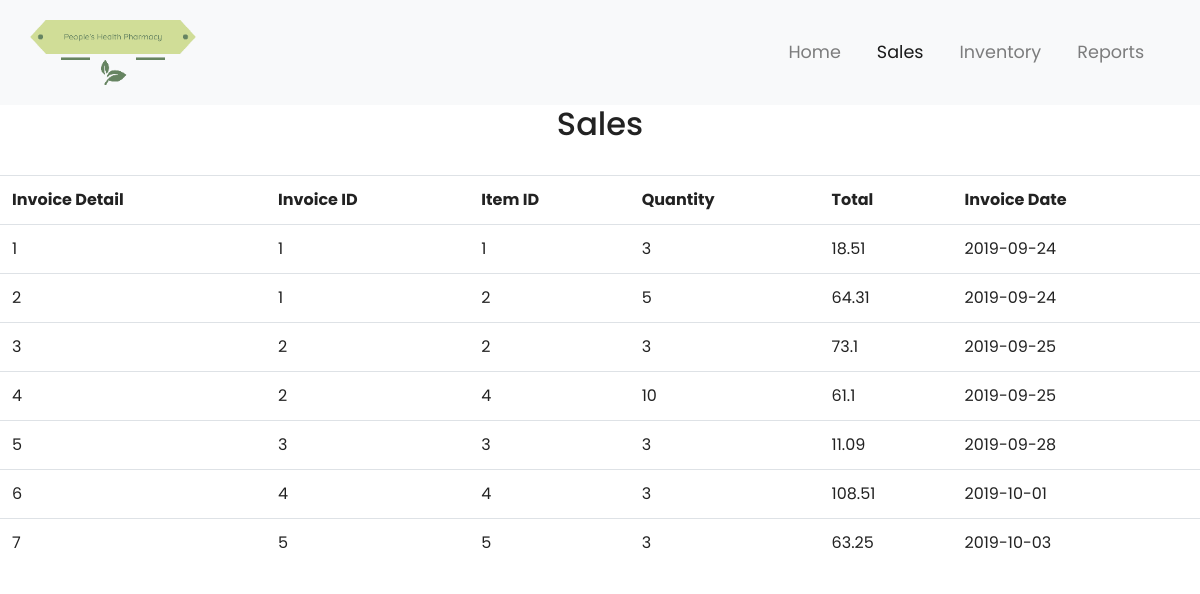
Screenshot of /displaySales.php with the database file from the repository.
### tables this page shows
CREATE TABLE `invoicedetail` (
 `InvoiceDetail` int(11) NOT NULL AUTO_INCREMENT,
 `InvoiceID` int(11) NOT NULL,
 `ItemID` int(11) NOT NULL,
 `Quantity` int(11) NOT NULL,
 `Total` float NOT NULL,
 `InvoiceDate` DATE NOT NULL,
 PRIMARY KEY (`InvoiceDetail`),
 KEY `InvoiceDetail` (`InvoiceDetail`),
 KEY `InvoiceID` (`InvoiceID`),
 CONSTRAINT `invoicedetail_ibfk_1` FOREIGN KEY (`InvoiceID`) REFERENCES `invoice` (`InvoiceID`)
);

CREATE TABLE `invoice` (
 `InvoiceID` int(11) NOT NULL AUTO_INCREMENT,
 `InvoiceDate` date NOT NULL,
 PRIMARY KEY (`InvoiceID`)
);

### displaySales.php (the view, shortened to what this page needs)
<!DOCTYPE html>
<html lang="en">
<head>
	<link rel="stylesheet" href="https://maxcdn.bootstrapcdn.com/bootstrap/4.0.0/css/bootstrap.min.css">
	<link href="style.css" rel="stylesheet">
</head>
<body>
<nav class="navbar navbar-expand-md navbar-light bg-light sticky-top">
	<div class="container-fluid">
		<a href="" class="navbar-brand" href="#"><img src="img/logo3.png" alt=""></a>
		<div class="collapse navbar-collapse" id="navbarResponsive">
			<ul class="navbar-nav ml-auto">
				<li class="nav-item">
					<a class="nav-link" href="index.html">Home</a>
				</li>
				<li class="nav-item active">
					<a class="nav-link" href="#">Sales</a>
				</li>
				<li class="nav-item">
					<a class="nav-link" href="search.html">Inventory</a>
				</li>
				<li class="nav-item">
					<a class="nav-link" href="#">Reports</a>
				</li>
			</ul>
		</div>
	</div>
</nav>
<h2 align="center">Sales</h2><br />
<?php
	$errMsg = "";
	if($errMsg != "")
	{
		echo $errMsg;
	} else {
		$connect = mysqli_connect("localhost", "root", "", "php_sreps");
		$output = '';
		$query = "SELECT invoicedetail.*, invoice.InvoiceDate FROM invoicedetail INNER JOIN invoice ON invoicedetail.InvoiceID=invoice.InvoiceID";
		$result = mysqli_query($connect, $query);
			if(mysqli_num_rows($result) > 0)
			{
			 $output .= '
			  <div class="table-responsive">
			   <table class="table table bordered">
				<tr>
				 <th>Invoice Detail</th>
				 <th>Invoice ID</th>
				 <th>Item ID</th>
				 <th>Quantity</th>
				 <th>Total</th>
				 <th>Invoice Date</th>
				</tr>
			 ';
			 while($row = mysqli_fetch_array($result))
			 {
			  $output .= '
			   <tr>
				<td>'.$row["InvoiceDetail"].'</td>
				<td>'.$row["InvoiceID"].'</td>
				<td>'.$row["ItemID"].'</td>
				<td>'.$row["Quantity"].'</td>
				<td>'.$row["Total"].'</td>
				<td>'.$row["InvoiceDate"].'</td>
			   </tr>
			  ';
			 }
			 echo $output;
			}
			else
			{
			 echo 'Data Not Found';
			}
	}
?>
</body
</html>

### style.css (style rules this page uses)
html, body { height: 100%; width: 100%; font-family: 'Poppins', sans-serif; color: #222; }
.navbar { padding: .8rem; }
.navbar-nav li { padding-right: 20px; }
.nav-link { font-size: 1.1em !important; }

### rows the page displays
invoicedetail: InvoiceDetail "1", InvoiceID "1", ItemID "1", Quantity "3", Total "18.51", InvoiceID.InvoiceDate "2019-09-24"
invoicedetail: InvoiceDetail "2", InvoiceID "1", ItemID "2", Quantity "5", Total "64.31", InvoiceID.InvoiceDate "2019-09-24"
invoicedetail: InvoiceDetail "3", InvoiceID "2", ItemID "2", Quantity "3", Total "73.1", InvoiceID.InvoiceDate "2019-09-25"
invoicedetail: InvoiceDetail "4", InvoiceID "2", ItemID "4", Quantity "10", Total "61.1", InvoiceID.InvoiceDate "2019-09-25"
invoicedetail: InvoiceDetail "5", InvoiceID "3", ItemID "3", Quantity "3", Total "11.09", InvoiceID.InvoiceDate "2019-09-28"
invoicedetail: InvoiceDetail "6", InvoiceID "4", ItemID "4", Quantity "3", Total "108.51", InvoiceID.InvoiceDate "2019-10-01"
invoicedetail: InvoiceDetail "7", InvoiceID "5", ItemID "5", Quantity "3", Total "63.25", InvoiceID.InvoiceDate "2019-10-03"
